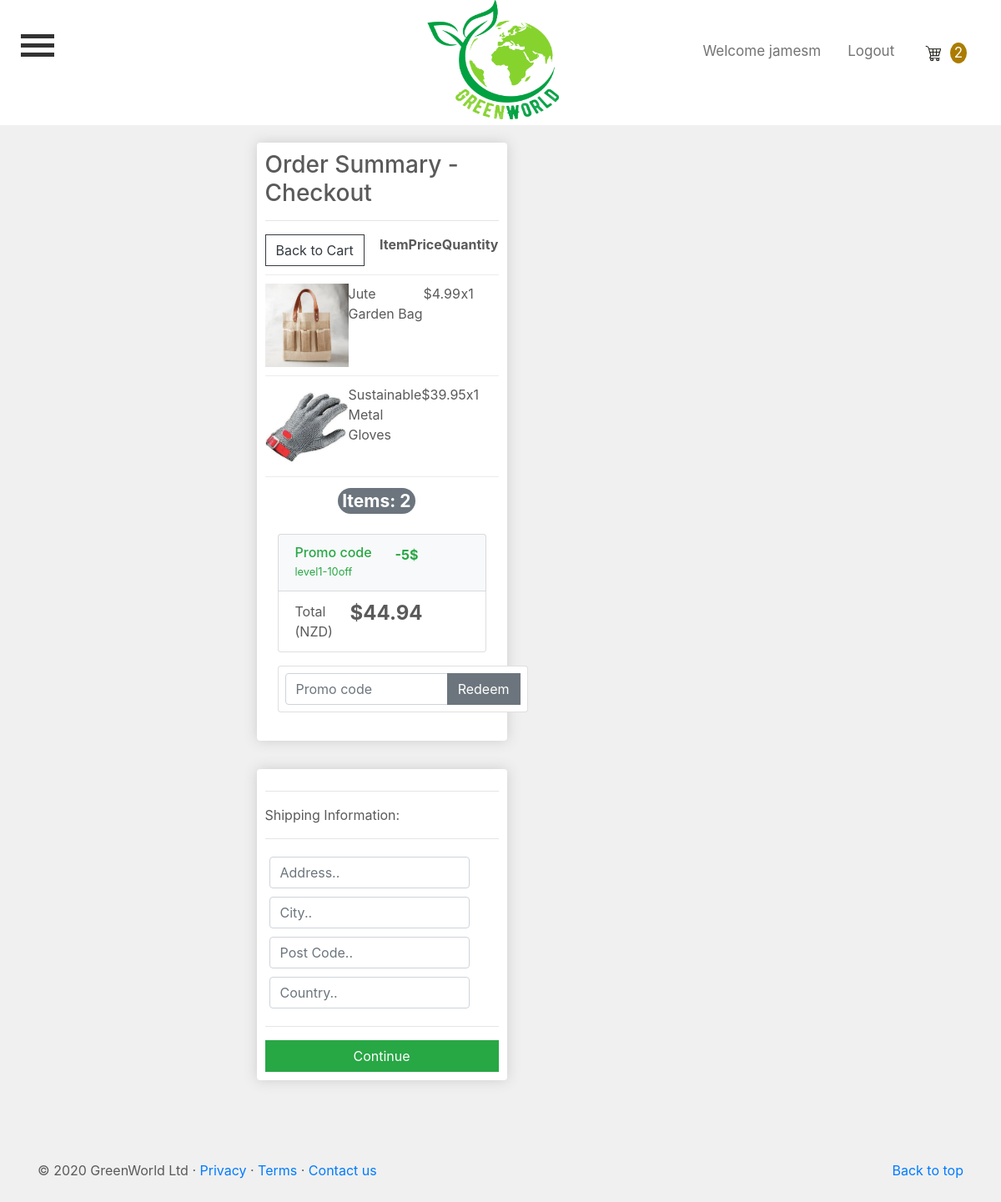
The page /checkout/ (signed in) on the database its author committed.
### IT6041App/models.py (models this page shows, shortened)
class OrderItem(models.Model):
    product = models.ForeignKey(Products, on_delete=models.SET_NULL, null=True)
    order = models.ForeignKey(Order, on_delete=models.SET_NULL, null=True)
    quantity = models.IntegerField(default=0, null=True, blank=True)
    date_added = models.DateTimeField(auto_now_add=True)
    @property
    def get_total(self):
        total = float(self.product.price) * float(self.quantity)
        return total

class Products(models.Model):
    product_name = models.CharField(max_length=200)
    category = models.CharField(max_length=200, default='')
    description = models.CharField(max_length=200)
    price = models.DecimalField(max_digits=6, decimal_places=2)
    image = models.ImageField(null=True, blank=True)
    sku = models.CharField(max_length=20)
    stock_level = models.IntegerField()
    no_of_sales = models.IntegerField(default='0', null=True, blank=True)
    popular = models.BooleanField(default=False, null=True, blank=True)
    digital = models.BooleanField(default=False, null=True, blank=True)
    carousel_listing = models.BooleanField(default=False, null=True, blank=True)
    class Meta:
        verbose_name_plural = 'Products'
        ordering = ('product_name',)
    @property
    def imageURL(self):
        try:
            url = self.image.url
        except:
            url = ''
        return url

class Order(models.Model):
    customer = models.ForeignKey(Customer, on_delete=models.SET_NULL, null=True, blank=True)
    date_ordered = models.DateTimeField(auto_now_add=True)
    complete = models.BooleanField(default=False)
    transaction_id = models.CharField(max_length=100, null=True)
    coupon = models.ForeignKey('Coupon', on_delete=models.SET_NULL, blank=True, null=True)
    @property
    def get_cart_total(self):
        orderitems = self.orderitem_set.all()
        total = sum([item.get_total for item in orderitems])
        return total
    @property
    def get_cart_items(self):
        orderitems = self.orderitem_set.all()
        total = sum([item.quantity for item in orderitems])
        return total

class Coupon(models.Model):
    code = models.CharField(max_length=50, unique=True)
    value = models.IntegerField()
    active = models.BooleanField(default=True)
    num_available = models.IntegerField(default=1)
    num_used = models.IntegerField(default=0)

### IT6041App/views.py (the view)
# urls.py: path('checkout/', views.checkout, name="checkout"),
def checkout(request):
    data = cartData(request)
    cartItems = data['cartItems']
    order = data['order']
    items = data['items']
    form = CheckoutForm()
    context = {'items': items,
               'order': order,
               'cartItems': cartItems,
               'form': form,
               'couponform': CouponForm()
               }
    return render(request, 'IT6041App/checkout.html', context)

### IT6041App/forms.py
class CheckoutForm(forms.Form):
    shipping_address = forms.CharField(required=False)
    shipping_address2 = forms.CharField(required=False)
    shipping_zip = forms.CharField(required=False)
    billing_address = forms.CharField(required=False)
    billing_address2 = forms.CharField(required=False)
    billing_zip = forms.CharField(required=False)
    same_billing_address = forms.BooleanField(required=False)
    set_default_shipping = forms.BooleanField(required=False)
    use_default_shipping = forms.BooleanField(required=False)
    set_default_billing = forms.BooleanField(required=False)
    use_default_billing = forms.BooleanField(required=False)
    payment_option = forms.ChoiceField(
        widget=forms.RadioSelect, choices=PAYMENT_CHOICES)

class CouponForm(forms.Form):
    code = forms.CharField(widget=forms.TextInput(attrs={
        'class': 'form-control',
        'placeholder': 'Promo code',
        'aria-label': 'Recipient\'s username',
        'aria-describedby': 'basic-addon2'
    }))

### IT6041App/utils.py (called while the page is built)
def cartData(request):
    if request.user.is_authenticated:
        customer = request.user.customer
        order, created = Order.objects.get_or_create(customer=customer, complete=False)
        items = order.orderitem_set.all()
        cartItems = order.get_cart_items
    else:
        cookieData = cookieCart(request)
        cartItems = cookieData['cartItems']
        order = cookieData['order']
        items = cookieData['items']
    return {'cartItems': cartItems, 'order': order, 'items': items}

### IT6041App/templates/IT6041App/checkout.html (shortened to what this page needs)
{% extends "IT6041App/base.html" %}
{% load static %}
{% block content %}
<br><br><br><br>
	<div class="row justify-content-md-center">
		<div class="col-lg-6">
			<div class="box-element">
				<h3>Order Summary - Checkout</h3>
				<hr>
				<div class="cart-row">
					<a class="btn btn-outline-dark" href="{% url 'cart' %}">Back to Cart</a>
					<div style="flex:1"></div>
					<div style="flex:1" align="left"><strong>Item</strong></div>
					<div style="flex:1" align="center"><strong>Price</strong></div>
					<div style="flex:1" align="left"><strong>Quantity</strong></div>
				</div>
				{% for item in items %}
					<div class="cart-row">
						<div style="flex:2"><img class="row-image" src="{{ item.product.imageURL }}"></div>
						<div style="flex:2"><p>{{ item.product.product_name }}</p></div>
						<div style="flex:1"><p>${{ item.product.price|floatformat:2 }}</p></div>
						<div style="flex:1"><p>x{{ item.quantity }}</p></div>
					</div>
				{% endfor %}
					<div class="total-row" align="right">
						<h3><span class="badge badge-secondary badge-pill" style="margin-right: 50px; padding: 5px;">Items: {{ order.get_cart_items}}</span></h3>
					</div>
				{% include 'order_snippet.html' %}
			</div>
		</div>
	</div>
	<br>
     <div class="row justify-content-md-center">
		<div class="col-lg-6">
			<div class="box-element" id="form-wrapper">
				<form id="form">
					<div id="shipping-info">
						<hr>
						<p>Shipping Information:</p>
						<hr>
						<div class="form-field">
							<input class="form-control" type="text" name="address" placeholder="Address..">
						</div>
						<div class="form-field">
							<input class="form-control" type="text" name="city" placeholder="City..">
						</div>
						<div class="form-field">
							<input class="form-control" type="text" name="post_code" placeholder="Post Code..">
						</div>
						<div class="form-field">
							<input class="form-control" type="text" name="country" placeholder="Country..">
						</div>
					</div>
					<hr>
					<input id="form-button" class="btn btn-success btn-block" type="submit" value="Continue">
				</form>
			</div>
            <br>
		</div>
	 </div>
    <br><br><br>
      <div class="container">
        <p class="float-right"><a href="#">Back to top</a></p>
        <p>&copy; 2020 GreenWorld Ltd &middot; <a href="{% url 'privacy' %}">Privacy</a> &middot; <a href="{% url 'terms' %}">Terms</a>
        &middot; <a href="{% url 'contact' %}">Contact us</a></p>
      </div>
{% endblock content %}

### IT6041App/templates/IT6041App/base.html (shortened to what this page needs)
{% load static %}
<!doctype html>
<html lang="en">
  <head>
    <link rel="stylesheet" href="https://cdn.jsdelivr.net/npm/bootstrap@4.5.3/dist/css/bootstrap.min.css"
>
    <link rel="stylesheet" href="https://cdnjs.cloudflare.com/ajax/libs/font-awesome/4.7.0/css/font-awesome.min.css">
    <link rel="stylesheet" type="text/css" href="{% static 'IT6041App/main.css' %}">
  </head>
      <body>
        <header>
            <div class="fixed-top">
                <div class="topnav">
                  <div class="topnav-left">
                    <button class="burger-button nav-item nav-link" data-toggle="collapse" data-target="#menu-content" onclick="menuClick(this)" title="Menu">
                      <div class="bar1" ></div>
                      <div class="bar2"></div>
                      <div class="bar3"></div>
                    </button>
                  </div>
                  <div class="topnav-centered">
                      <a href="{% url 'index' %}" class="active" title="Home page">
                        <img src="/media/GreenWorldLogo.png" alt="GreenWorld Logo"  style="width: 175px; height:150px;">
                      </a>
                  </div>
                  {% if user.is_authenticated %}
                     <div class="topnav-right">
                         <a class="nav-item-username nav-link" href="#">Welcome {{ user.username }}</a>
                         <a class="nav-item-logout nav-link" href="{% url 'logout' %}">Logout</a>
                         <a class="nav-item-cart nav-link" href="{% url 'cart' %}">
                         <img id="cart-icon" src="{% static 'media/cart_white.jpg' %}">
                          <p id="cart-total">{{ cartItems }}</p>
                         </a>
                  {% endif%}
                </div>
            </div>
        </header>
      </body>
            {% block content %}{% endblock content %}
</html>

### IT6041App/templates/order_snippet.html (shortened to what this page needs)
{% extends "IT6041App/base.html" %}
{% load static %}
{% block content %}
<div class="col-md-12 mb-4">
    <ul class="list-group mb-3 z-depth-1">
        <li class="list-group-item d-flex justify-content-between bg-light">
            <div class="text-success">
            <h6 class="my-0">Promo code</h6>
            <small>{{ order.coupon.code }}</small>
            </div>
            <strong>
                <span class="text-success" style="margin-right: 60px;">-5${{ order.coupon.amount }}</span>
            </strong>
        </li>
        <li class="list-group-item d-flex justify-content-between">
            <span>Total (NZD)</span>
            <h4><strong style="margin-right: 55px;">${{ order.get_cart_total|floatformat:2 }}</strong></h4>
        </li>
    </ul>
    <form class="card p-2" action="{% url 'add_coupon' %}" method="POST">
        <div class="input-group">
            {{ couponform.code }}
            <div class="input-group-append">
                <button class="btn btn-secondary btn-md waves-effect m-0" type="submit">Redeem</button>
            </div>
        </div>
    </form>
</div>
{% endblock content %}

### IT6041App/static/IT6041App/main.css (style rules this page uses)
@media screen and (max-width: 1200px) { .card, .thumbnail, .box-element { width: 300px; } }
body { padding-top: 65px; padding-bottom: 3rem; color: #5a5a5a; background-color: #f0f0f0; }
.topnav { position: relative; overflow: hidden; background-color: white; height: 150px; }
.topnav a { float: left; color: #737373; text-align: center; padding: 14px 16px; text-decoration: none; font-size: 17px; }
.topnav a.active { background-color: white; color: #737373; }
.topnav-centered a { float: none; position: absolute; top: 50%; left: 50%; transform: translate(-50%, -50%); }
.topnav-right { float: right; padding-top: 35px; }
.card { line-height: 1.5; background-color: #fff; }
.container { text-align: left; }
.box-element { box-shadow: hsl(0, 0%, 80%) 0 0 16px; background-color: #fff; border-radius: 4px; padding: 10px; }
.col-lg-3, .col-lg-4, .col-lg-6, .col-lg-8, .col-lg-12 { margin-top: 10px; }
.btn { border-radius: 0; }
.row-image { width: 100px; }
.form-field { width:250px; display: inline-block; padding: 5px; }
.cart-row { display: flex; align-items: flex-stretch; padding-bottom: 10px; margin-bottom: 10px; border-bottom: 1px solid #ececec; }
.total-row { padding-right: 50px; }
#cart-icon { width: 30px; height: 30px; display: inline-block; }
#cart-total { display: inline-block; text-align: center; color: #fff; background-color: #ac7c00; width: 20px; height: 25px; border-radius: 75%; font-size: 17px; margin-right: 25px; }

### IT6041App/templates/IT6041App/base.html (style rules this page uses)
.burger-button { width:35px; display: inline-block; cursor: pointer; float: left; border: none; background-color: white; -moz-user-focus: none; padding-top: 35px; padding-left: 25px; }
.bar1, .bar2, .bar3 { width: 40px; height: 5px; background-color: #333; margin: 6px 0; transition: 0.4s; }

### rows shown on the page
OrderItem: product.imageURL (picture), product.product_name "Jute Garden Bag", product.price "4.99", quantity "1"
OrderItem: product.imageURL (picture), product.product_name "Sustainable Metal Gloves", product.price "39.95", quantity "1"
Order: get_cart_items "2", coupon.code "level1-10off", get_cart_total "44.94"

### other values the page prints
{{ user.username }} "jamesm"
{{ cartItems }} "2"
